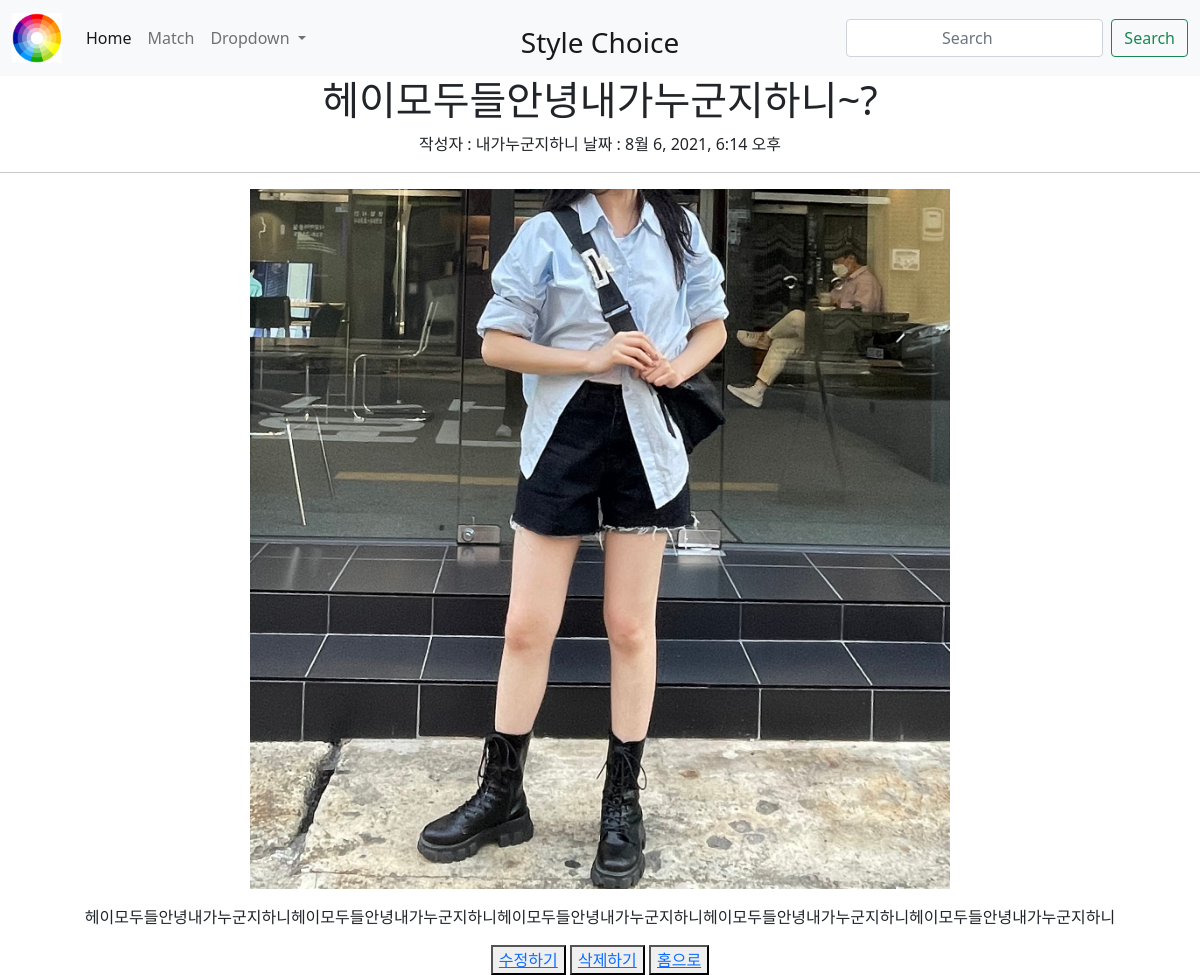
Screenshot of /match/18 with the database file from the repository.
### match/models.py (models this page shows, shortened)
class Match(models.Model):
    title = models.CharField(max_length=100)
    writer = models.CharField(max_length=50)
    pub_date = models.DateTimeField()
    body = models.TextField()
    image = models.ImageField(upload_to="match/", blank = True, null = True) #media_url에 등록된 media폴더 안에 match라는 폴더를 만들어서 관리하겠다는 설정

### match/views.py (the view)
# urls.py: path('<str:id>', detail, name='detail'),
def detail(request,id):
    match = get_object_or_404(Match, pk = id)
    return render(request, 'detail.html', {'match':match})

### match/templates/detail.html
{% extends 'base.html' %}
{% block content %}
    <h1>{{match.title}}</h1>
    <div>
    작성자 : {{match.writer}}
    날짜 : {{match.pub_date}}
    </div>
    <hr>
    {% if match.image %}
    <p><img src="{{match.image.url}}" alt="" class="detail_img">
    {% endif %}
    </p>
    <p>
    {{match.body}}
    </p>
    <button>
        <a href="{% url 'edit' match.id %}">수정하기</a>
    </button>
    <button>
        <a href="{% url 'delete' match.id %}">삭제하기</a>
    </button>
    <button>
        <a href="{% url 'home'%}">홈으로</a>
    </button>
{% endblock %}

### ideathon/templates/base.html (style rules this page uses)
* { text-align: center; }
.detail_img { width: 700px; height: 700px; }

### rows the page displays
Match: title "헤이모두들안녕내가누군지하니~?", writer "내가누군지하니", pub_date "8월 6, 2021, 6:14 오후", image (picture), body "헤이모두들안녕내가누군지하니헤이모두들안녕내가누군지하니헤이모두들안녕내가누군지하니헤이모두들안녕내가누군지하니헤이모두들안녕내가누군지하니"
